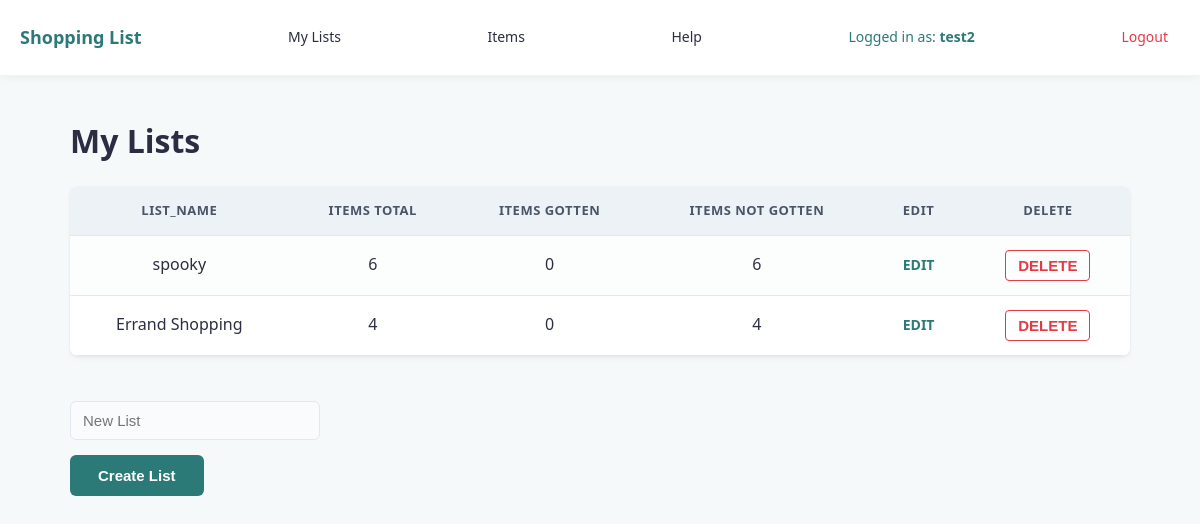
/my_lists (signed in), run on the app's committed database.
### tables this page shows
CREATE TABLE "lists" (list_id INTEGER NOT NULL PRIMARY KEY, list_name TEXT, user_id INTEGER REFERENCES user (user_id));

### shopping_list.py (the view, shortened to what this page needs)
@app.route("/my_lists", methods=["GET", "POST"])
def my_lists():
    if "user_id" not in session:
        return redirect(url_for("login"))
    db = get_db()
    current_user_id = session["user_id"]
    sql = """SELECT lists.list_id, lists.list_name,
    COUNT(list_contents.item_id) AS total_items,
    SUM(CASE WHEN list_contents.ticked = 1 THEN 1 ELSE 0 END) AS items_gotten,
    SUM(CASE WHEN list_contents.ticked = 0 THEN 1 ELSE 0 END) AS items_not_gotten
    FROM lists
    LEFT JOIN list_contents ON lists.list_id = list_contents.list_id
    WHERE lists.user_id = ?
    GROUP BY lists.list_id;"""
    results = query_db(sql, [current_user_id]) or []
    return render_template("my_lists.html", list=results)

### shopping_list.py (called while the page is built)
def get_db():
    db = getattr(g, '_database', None)
    if db is None:
        db = g._database = sqlite3.connect(DATABASE)
        db.row_factory = sqlite3.Row
    return db

@app.teardown_appcontext
def close_connection(exception):
    db = getattr(g, '_database', None)
    if db is not None:
        db.close()

def query_db(query, args=(), one=False):
    cur = get_db().execute(query, args)
    rv = cur.fetchall()
    cur.close()
    return (rv[0] if rv else None) if one else rv

### templates/my_lists.html (shortened to what this page needs)
{% extends "index.html" %}
{% block body %}
<h1>My Lists</h1>
<table>
    <tr>
        <th>list_name</th>
        <th>items total</th>
        <th>items gotten</th>
        <th>items not gotten</th>
        <th>EDIT</th>
        <th>DELETE</th>
    </tr>
    {% for contents in list %}
    <tr>
        <td>{{ contents.list_name }}</td>
        <td>{{ contents.total_items }}</td>
        <td>{{ contents.items_gotten }}</td>
        <td>{{ contents.items_not_gotten }}</td>
        <td><a href="{{ url_for('list_route', list_id=contents.list_id)}}">EDIT</a></td>
        <td>
            <input type="submit" value="DELETE" form="delete-list-form-{{ contents.list_id }}">
        </td>
    </tr>
    {% endfor %}
</table>
<br>
<form method="post" action="{{ url_for('my_lists') }}">
    <input type="text" placeholder="New List" id="list_name" name="list_name"><br>
    <input type="submit" value="Create List">
</form>
{% endblock  %}

### static/style.css (style rules this page uses)
:root { --primary-colour: #2b7a78; --primary-hover: #3a9694; --bg-colour: #f6f9f9; --card-bg: #ffffff; --text-colour: #2b2d42; --border-colour: #e2e8f0; --delete-colour: #e63946; }
body { font-family: system-ui, -apple-system, BlinkMacSystemFont, 'Segoe UI', Roboto, Oxygen, Ubuntu, Cantarell, 'Open Sans', 'Helvetica Neue', sans-serif; background-color: var(--bg-colour); color: var(--text-colour); margin: 0; padding: 0; line-height: 1.6; }
h1 { color: var(--text-colour); margin-bottom: 20px; }
input[type="text"] { margin-bottom: 15px; }
table { width: 100%; border-collapse: collapse; background-color: var(--card-bg); border-radius: 8px; overflow: hidden; box-shadow: 0 4px 6px rgba(0, 0, 0, 0.02), 0 1px 3px rgba(0, 0, 0, 0.08); margin: 20px 0; }
table, th, td { border: none; }
th { background-color: #edf2f7; color: #4a5568; font-weight: 600; text-transform: uppercase; font-size: 13px; letter-spacing: 0.5px; border-bottom: 1px solid var(--border-colour); }
th, td { padding: 14px 20px; text-align: center; vertical-align: middle; border-bottom: 1px solid var(--border-colour); }
tr:nth-child(even) td { background-color: #fcfdfd; }
input[type="text"], input[list] { width: 100%; max-width: 250px; padding: 10px 12px; font-size: 15px; border: 1px solid var(--border-colour); border-radius: 6px; box-sizing: border-box; background-color: #fafbfc; }
input[type="submit"] { background-color: var(--primary-colour); color: #ffffff; padding: 12px 28px; font-size: 15px; font-weight: 600; border: none; border-radius: 6px; cursor: pointer; }
a[href*="list_route"], a[href*="list/"] { color: var(--primary-colour); text-decoration: none; font-weight: 600; background: none; border: none; cursor: pointer; font-size: 14px; }
input[value="DELETE"] { background-color: transparent; color: var(--delete-colour); border: 1px solid var(--delete-colour); padding: 6px 12px; border-radius: 4px; font-weight: 600; cursor: pointer; }

### data on the page
lists: list_name "spooky", total_items "6", items_gotten "0", items_not_gotten "6"
lists: list_name "Errand Shopping", total_items "4", items_gotten "0", items_not_gotten "4"

### other printed values
{{ session.get('username') }} "test2"
